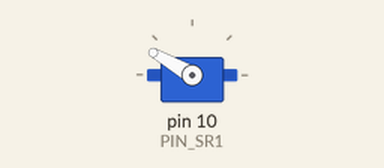
The sketch below on a simulated Arduino Uno, built with avr-gcc and run on an emulated ATmega328P. Parts: servo.

Above: at 0.6 s.
At 1.1 s:
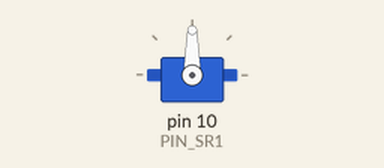
Timing chart, 0 to 2.6 s (numbered marks = the images above):
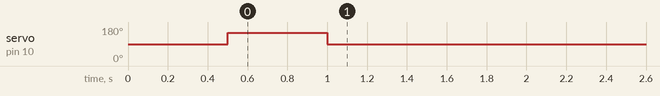

The sketch:

servo_calib_arduino.ino
```cpp
#include <Servo.h>
#define PIN_SR1 10
Servo sr;
void setup() {
  sr.attach(PIN_SR1);
  sr.write(90);
  delay(500);
  sr.write(150);
  delay(500);
  sr.write(90);
}
void loop() { }
```

Measured:
- by itself, servo on pin 10 (PIN_SR1): 90° → 150° at 0.50 s, → 90° 0.50 s later
